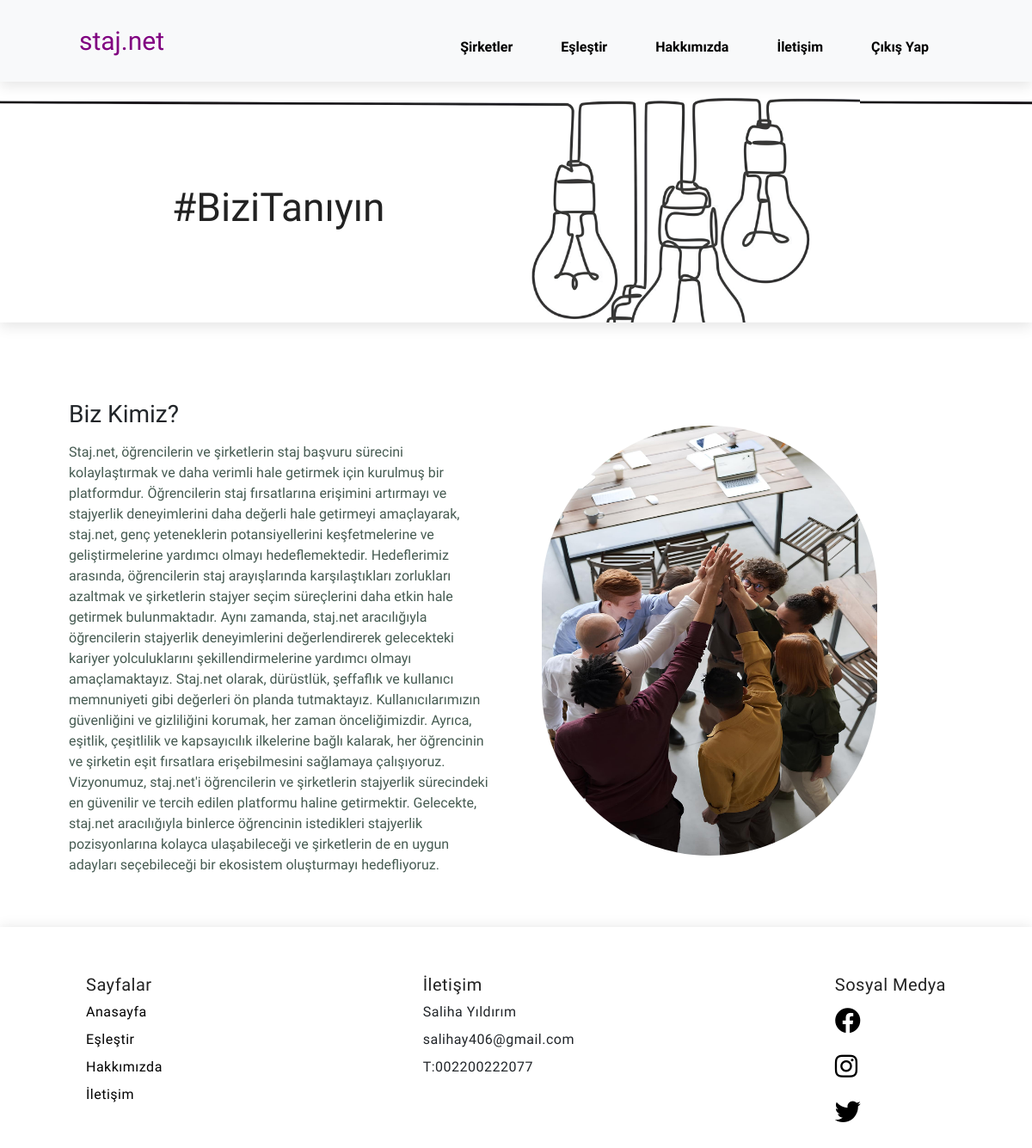
Page /company/about/ on the committed database.
### company/models.py (models this page shows, shortened)
class About(models.Model):
    baslik=models.CharField(max_length=100,verbose_name="Başlık")
    hakkimizda=models.TextField(max_length=2000,verbose_name="Hakkımızda")
    resim=models.FileField(upload_to='hakkimizda',blank=True,null=True)

### company/views.py (the view)
# urls.py: path('about/', about, name='about'),
def about(request):#http isteği oluşturduk.
    hakkinda=About.objects.all()
    context={
        "hakkinda":hakkinda
    }
    return render(request,"about.html",context)

### templates/about.html
{% extends 'index.html' %}
{% load static %}
{% block body %}
{% include 'include/navbar2.html' %}
<section id="page-header" class="about-header">
    <div><h2>#BiziTanıyın</h2></div>
</section>
<section id="about-head" class="section-p1">
    {% for about_item in hakkinda %}
    <div class="about">
        <h3>{{ about_item.baslik }}</h3>
        <p>{{ about_item.hakkimizda }}</p>
    </div>
    <div class="image_about">
        <img src="{{ about_item.resim.url }}" alt="">
    </div>
    {% endfor %}
</section>
{% include 'include/footer2.html' %}
{% endblock body %}

### templates/index.html (shortened to what this page needs)
{% load static %}
<!DOCTYPE html>
<html lang="en">
<head>
    <link rel="stylesheet" href="https://pro.fontawesome.com/releases/v5.10.0/css/all.css" />
    <link rel="stylesheet" href="https://cdnjs.cloudflare.com/ajax/libs/font-awesome/5.15.4/css/all.min.css">
    <link href="https://cdn.jsdelivr.net/npm/bootstrap@5.3.0-alpha1/dist/css/bootstrap.min.css" rel="stylesheet">
    <link rel="stylesheet" href="{% static 'css/style.css' %}">
</head>
<body>
    {% block body %}{% endblock body %}
<link href="https://cdn.jsdelivr.net/npm/bootstrap-icons/font/bootstrap-icons.css" rel="stylesheet">
</body>
</html>

### templates/include/navbar2.html (shortened to what this page needs)
<nav class="navbar navbar-expand-lg bg-body-tertiary" id="header">
    <div class="container-fluid">
      <a class="navbar-brand " href="{% url 'company' %}" id="logo" style=" font-size:30px;">staj.net</a>
      <div class="collapse navbar-collapse" id="navbarNav">
        <ul class="navbar-nav" id="navbar">
          <li class="nav-item">
            <a class="nav-link" href="{% url 'company' %}">Şirketler</a>
          </li>
          <li class="nav-item">
            <a class="nav-link" href="{% url 'match' %}">Eşleştir</a>
          </li>
          <li class="nav-item">
            <a class="nav-link" href="{% url 'about' %}">Hakkımızda</a>
          </li>
          <li class="nav-item">
            <a class="nav-link" href="{% url 'iletisim' %}">İletişim</a>
          </li>
          <li class="nav-item">
            <a class="nav-link" href="{% url 'logout' %}">Çıkış Yap</a>
          </li>
        </ul>
      </div>
    </div>
  </nav>

### templates/include/footer2.html
{% load static %}
<section id="footer">
    <div class="footer2">
        <div>
            <h4>Sayfalar</h4>
            <ul>
                <li><a href="{% url 'company' %}">Anasayfa</a></li>
                <li><a href="{% url 'match' %}">Eşleştir</a></li>
                <li><a href="{% url 'about' %}">Hakkımızda</a></li>
                <li><a href="{% url 'iletisim' %}">İletişim</a></li>
            </ul>
        </div>
        <div>
            <h4>İletişim</h4>
            <ul>
                <li>Saliha Yıldırım</li>
                <li>salihay406@gmail.com</li>
                <li>T:002200222077</li>
            </ul>
        </div>
        <div>
            <h4>Sosyal Medya</h4>
            <ul id="social-icons">
                <li><a href="https://www.facebook.com/"><i class="fab fa-facebook"></i></a></li>
                <li><a href="https://www.instagram.com/"><i class="fab fa-instagram"></i></a></li>
                <li><a href="https://twitter.com/"><i class="fab fa-twitter"></i></a></li>
            </ul>
        </div>
    </div>
</section>

### static/css/style.css (style rules this page uses)
* { margin: 0; padding: 0; box-sizing: border-box; font-family: "Spartan", sans-serif; }
html { scroll-behavior: smooth; }
h2 { font-size: 46px; line-height: 54px; color: #222; }
h4 { font-size: 20px; color: #222; }
p { font-size: 16px; color: #465b52; margin: 15px 0 20px 0; }
.section-p1 { padding: 40px 80px; }
body { width: 100%; }
#header { display: flex; align-items: center; justify-content: space-between; padding: 20px 80px; background-color:rgba(255, 255, 255, 0.688); box-shadow: 0 5px 15px rgba(0, 0, 0, 0.10); z-index: 999; position: sticky; top: 0; left: 0; }
#logo { color:purple; font-size: 30px; }
#navbar { display: flex; align-items: center; justify-content: center; margin-left:auto; margin-top: 15px; }
#navbar li { list-style: none; padding:0 20px; position: relative; }
#navbar li a { text-decoration: none; font-size: 16px; font-weight: 600; color: black; transition: 0.3s ease; }
#footer { bottom: 0; height: auto; padding: 5px 0 30px 0; box-shadow:0px 0px 15px rgba(0, 0, 0, 0.10); }
.footer2 { height: auto; margin-top:50px; margin-left: 100px; margin-right: 100px; display: flex; flex-direction: row; justify-content: space-between; }
.footer2 div { margin-left:0px ; }
#footer ul { list-style: none; text-align: left; padding: 0; margin: 0; }
#footer ul li ,h4 { letter-spacing: 0.5px; margin-bottom: 8px; left: 0px; }
#footer ul li a { text-decoration: none; color: black; }
#social-icons a { font-size: 30px; transform: scale(1.3); }
#about-head { width: 100%; display: flex; flex-direction: row; }
#page-header { background-image: url(../img/about3.png); width: 100%; height: 35vh; background-size: 1200px; display: flex; justify-content: center; flex-direction: column; box-shadow: 0 5px 15px rgba(0, 0, 0, 0.10); }
#page-header div { margin-left: 200px; margin-top: 20px }
.about { width: 50%; margin: auto; margin-top: 50px; height: auto; }
.image_about img { margin-top:80px; margin-right: 100px; width: 500px; height: 500px; border-radius: 250px; }
@media (min-width:800px) { #page-header { background-size:1000px; } }
@media (min-width:800px) { #about-head { margin:0px; } }
@media (min-width:800px) { #about-head .about { width: 50%; } }
@media (min-width:800px) { .image_about { width: 50%; display: flex; margin-left:60px; } }
@media (min-width:800px) { .image_about img { width: 100%; } }

### rows in the picture
About: baslik "Biz Kimiz?", hakkimizda "Staj.net, öğrencilerin ve şirketlerin staj başvuru sürecini kolaylaştırmak ve daha verimli hale getirmek için kurulmuş bir platformdur. Öğrencilerin staj fırsatlarına erişimini artırmayı ve stajyerlik deneyimlerini daha değerli hale getirmeyi amaçlayarak, staj.net, genç yeteneklerin potansiyellerini keşfetmelerine ve geliştirmelerine yardımcı olmayı hedeflemektedir. Hedeflerimiz arasında, öğrencilerin staj arayışlarında karşılaştıkları zorlukları azaltmak ve şirketlerin stajyer seçim süreçlerini daha etkin hale getirmek bulunmaktadır. Aynı zamanda, staj.net aracılığıyla öğrencilerin stajyerlik deneyimlerini değerlendirerek gelecekteki kariyer yolculuklarını şekillendirmelerine yardımcı…", resim (picture)
